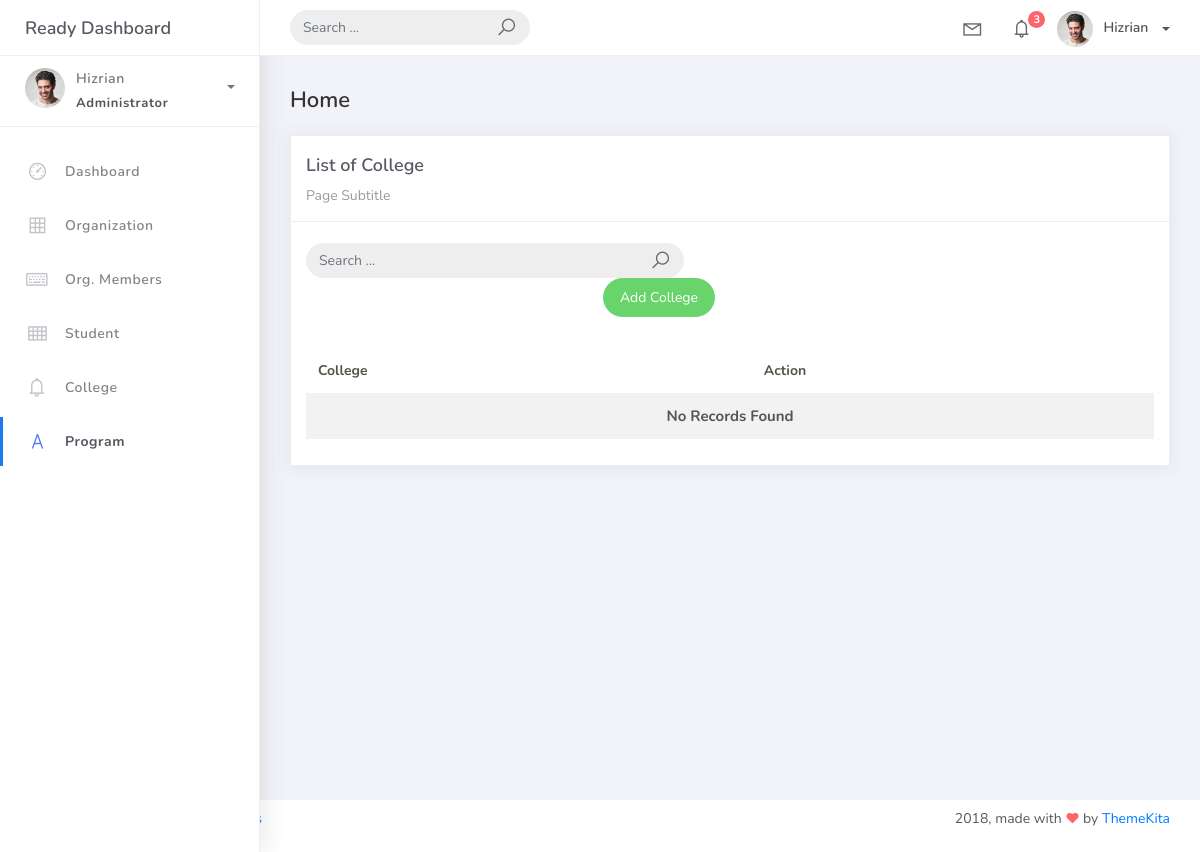
The page /college_list on the database as committed earlier.
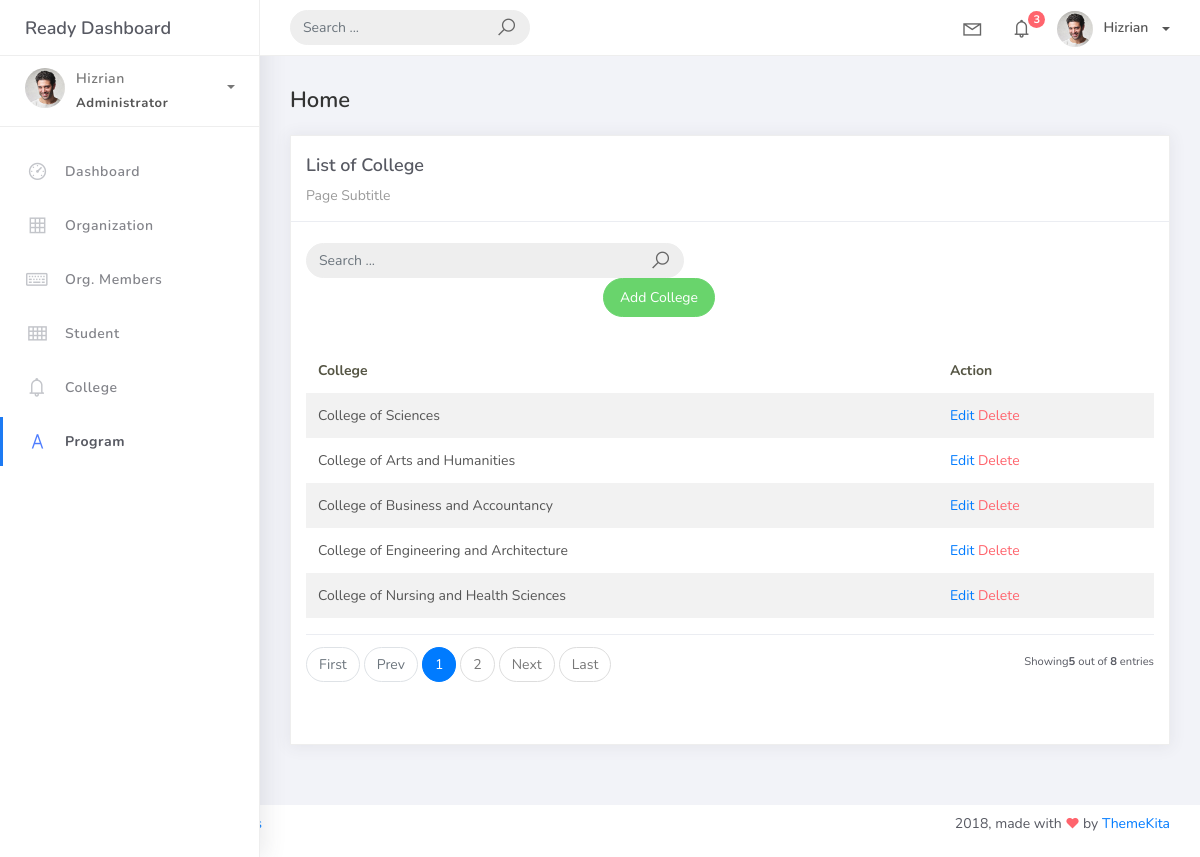
The same page on the database as committed later.
### studentorg/models.py (models this page shows, shortened)
class BaseModel(models.Model):
    created_at = models.DateTimeField(auto_now_add=True, db_index=True)
    updated_at = models.DateTimeField(auto_now=True)
    class Meta:
        abstract = True

class College (BaseModel):
    college_name = models.CharField(max_length=150)

### studentorg/views.py (the view)
# urls.py: path('college_list', CollegeList.as_view(), name="college-list"),
class CollegeList(ListView):
    model = College
    context_object_name = "college"
    template_name = "college_list.html"
    paginate_by = 5
    def get_queryset(self, *args, **kwargs):
        qs = super(CollegeList, self).get_queryset(*args, **kwargs)
        if self.request.GET.get('q') != None:
            query = self.request.GET.get('q')
            qs = qs.filter(Q(college_name__icontains=query))
        return qs

### templates/college_list.html
{% extends 'base.html' %}
{% load static %}
{% block content %}
<div class="content">
    <div class="container-fluid">
        <h4 class="page-title">Home</h4>
        <div class="row">
            <div class="col-md-12">
                <div class="card">
                    <div class="card-header">
                        <div class="card-title">List of College</div>
                        <div class="card-category">Page Subtitle</div>
                    </div>
                    <br />
                    <div class="col-md-12 row">
                        <div class="col-md-6">
                            <form class="navbar-left navbar-form nav-search mr-md-3" action="{% url 'college-list' %}">
                                <div class="input-group">
                                    <input type="text" placeholder="Search ..." class="form-control" name="q" />
                                    <div class="input-group-append">
                                        <span class="input-group-text">
                                            <i class="la la-search search-icon"></i>
                                        </span>
                                    </div>
                                </div>
                            </form>
                        </div>
                    </div>
                    <div class="col-md-6">
                        <div class="pull-right">
                            <a href="{% url 'college-add' %}" class="btn btn-success btn-rounded">Add College</a>
                        </div>
                    </div>
                    <div class="card-body">
                        <table class="table table-striped mt-3">
                            <thead>
                                <tr>
                                    <th scope="col">College</th>
                                    <th scope="col">Action</th>
                                </tr>
                            </thead>
                            <tbody>
                                {% for colleges in college %}
                                <tr>
                                    <td>{{ colleges.college_name }}</td>
                                    <td>
                                        <a href="/college_list/{{ colleges.id }}">Edit</a>
                                        <a href="/college_list/{{ colleges.id }}/delete" class="text-danger">Delete</a>
                                    </td>
                                </tr>
                                {% empty %}
                                <tr>
                                    <td colspan="4" style="text-align: center">
                                        <p class="text-sm font-weight-bold mb-0">No Records Found</p>
                                    </td>
                                </tr>
                                {% endfor %}
                            </tbody>
                        </table>
                        {% include 'includes/pagination.html' %}
                    </div>
                </div>
            </div>
        </div>
    </div>
</div>
{% endblock %}

Rows that differ between the two databases and show on the page:
added College: college_name "College of Sciences"
added College: college_name "College of Arts and Humanities"
added College: college_name "College of Business and Accountancy"
added College: college_name "College of Engineering and Architecture"
added College: college_name "College of Nursing and Health Sciences"
Other text that changed with them:
{{ object_list.count }}: (not shown) → "5"
{{ paginator.count }}: (not shown) → "8"
text no longer shown: "No Records Found"
text now shown: "First Prev Next Last Showing out of entries"
new list line: "1"
new list line: "2"
